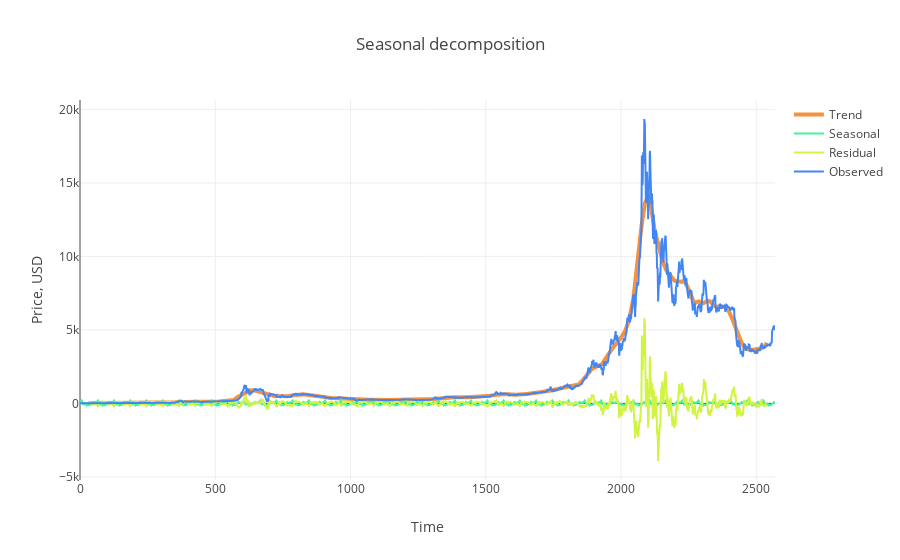

Notebook code for this chart:
### Code cell
import statsmodels.api as sm
import plotly.offline as py
import plotly.graph_objs as go
py.init_notebook_mode(connected=True)

s = sm.tsa.seasonal_decompose(np.flip(df['Open'].values), freq=60)

trace1 = go.Scatter(x = np.arange(0, len(s.trend), 1),y = s.trend,mode = 'lines',name = 'Trend',
    line = dict(color = ('rgb(244, 146, 65)'), width = 4))
trace2 = go.Scatter(x = np.arange(0, len(s.seasonal), 1),y = s.seasonal,mode = 'lines',name = 'Seasonal',
    line = dict(color = ('rgb(66, 244, 155)'), width = 2))

trace3 = go.Scatter(x = np.arange(0, len(s.resid), 1),y = s.resid,mode = 'lines',name = 'Residual',
    line = dict(color = ('rgb(209, 244, 66)'), width = 2))

trace4 = go.Scatter(x = np.arange(0, len(s.observed), 1),y = s.observed,mode = 'lines',name = 'Observed',
    line = dict(color = ('rgb(66, 134, 244)'), width = 2))

data = [trace1, trace2, trace3, trace4]
layout = dict(title = 'Seasonal decomposition', xaxis = dict(title = 'Time'), yaxis = dict(title = 'Price, USD'))
fig = dict(data=data, layout=layout)
py.iplot(fig, filename='seasonal_decomposition')

### Figure 1 — Plotly figure (JSON) as saved in the notebook; plotly's stock layout.template omitted (floating-point values rounded to 4 significant figures; data arrays with more than 128 entries replaced by an {"elided": "..."} marker saying what was removed)
{"data": [{"line": {"color": "rgb(244, 146, 65)", "width": 4}, "mode": "lines", "name": "Trend", "type": "scatter", "uid": "5faacba6-d93e-4841-b8c1-50b139ef855f", "x": {"elided": "2570 int values"}, "y": {"elided": "2570 float values"}}, {"line": {"color": "rgb(66, 244, 155)", "width": 2}, "mode": "lines", "name": "Seasonal", "type": "scatter", "uid": "1e5cadcc-d023-46f7-9809-f9513ed78e08", "x": {"elided": "2570 int values"}, "y": {"elided": "2570 float values"}}, {"line": {"color": "rgb(209, 244, 66)", "width": 2}, "mode": "lines", "name": "Residual", "type": "scatter", "uid": "dce1f0f3-89f0-4df1-ad83-6887710d9a27", "x": {"elided": "2570 int values"}, "y": {"elided": "2570 float values"}}, {"line": {"color": "rgb(66, 134, 244)", "width": 2}, "mode": "lines", "name": "Observed", "type": "scatter", "uid": "370387ff-f95f-4ef3-8fb3-3e8a703a4f27", "x": {"elided": "2570 int values"}, "y": {"elided": "2570 float values"}}], "layout": {"title": {"text": "Seasonal decomposition"}, "xaxis": {"title": {"text": "Time"}}, "yaxis": {"title": {"text": "Price, USD"}}}}
